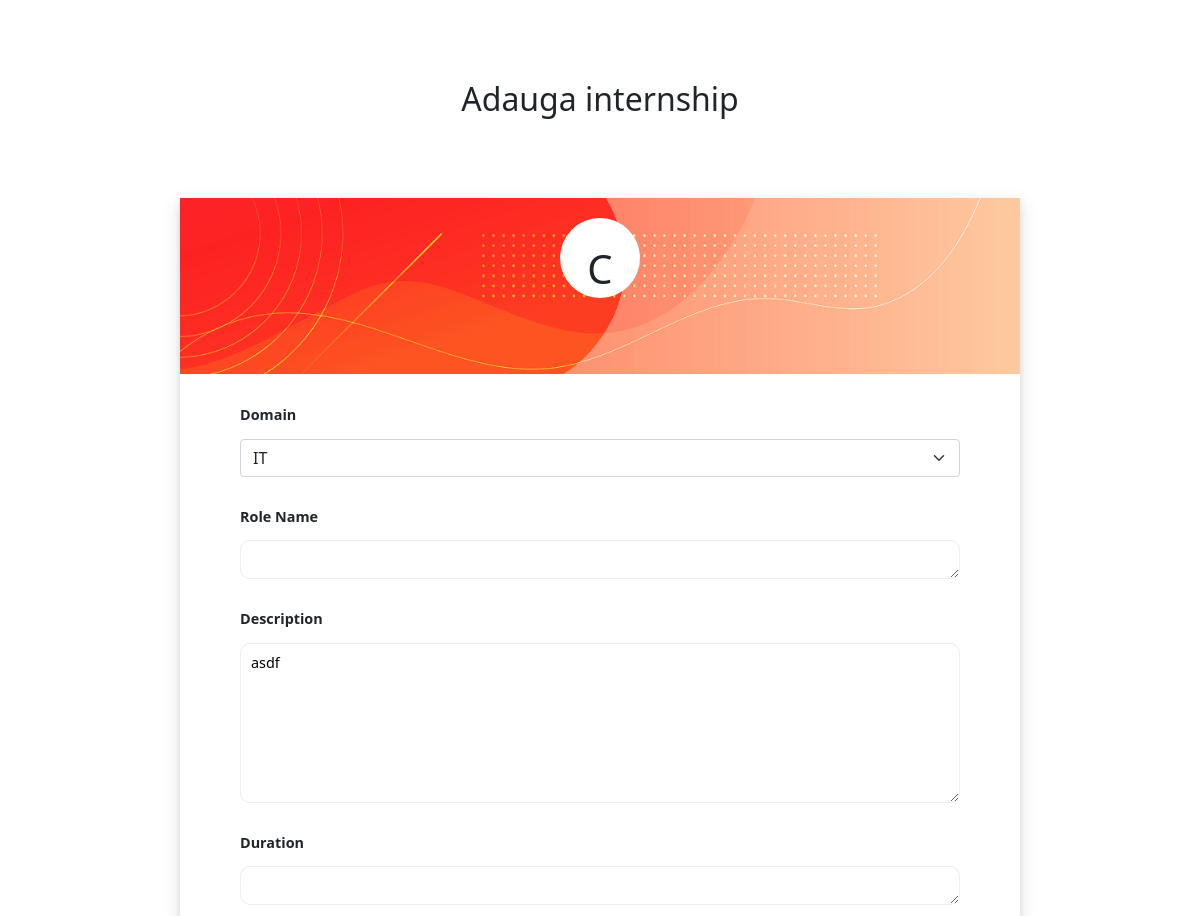
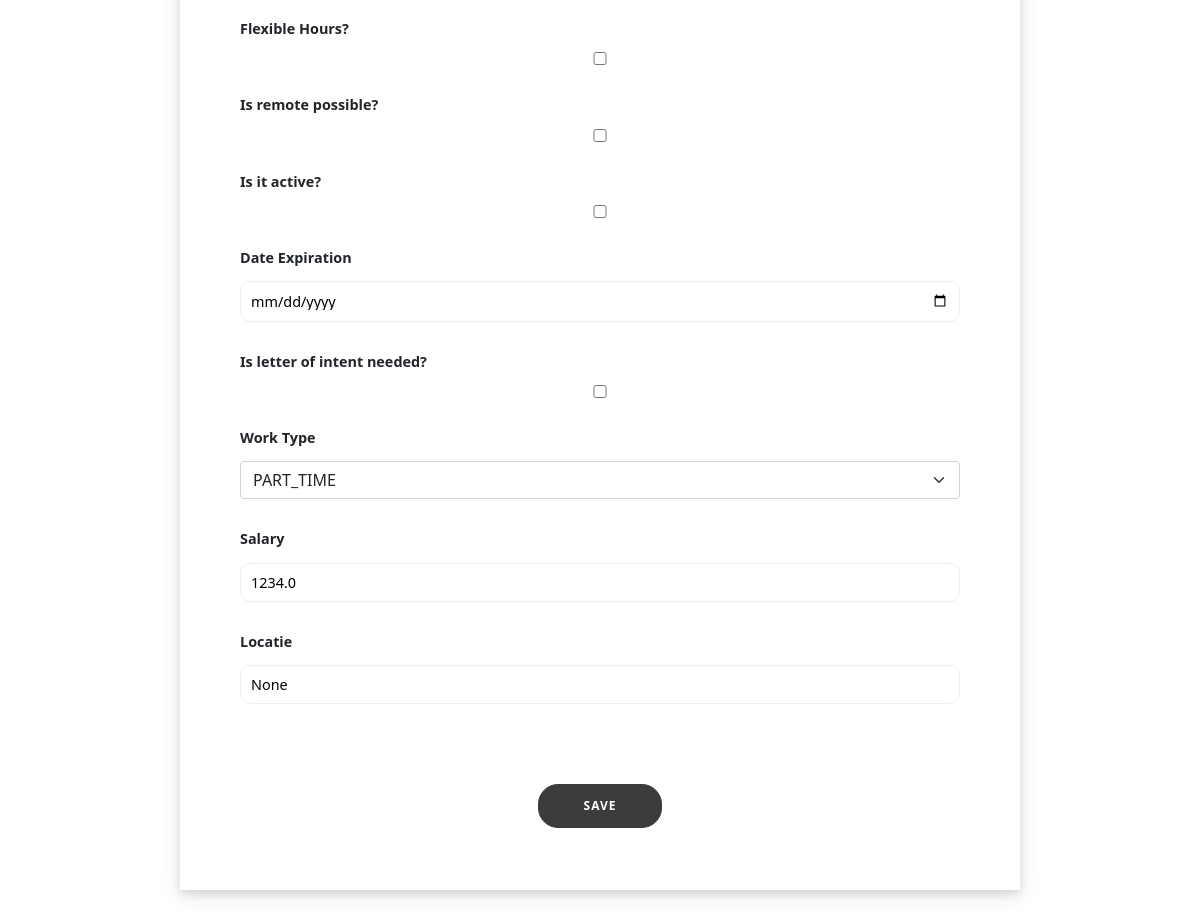
/companies/update/6/10 (signed in), run on the app's committed database (2 pictures, top to bottom).
### users/models.py (models this page shows, shortened)
class Internship(models.Model):
    active = models.BooleanField(default=False)
    role_name = models.CharField(max_length=50)
    description = models.CharField(max_length=250)
    date_posted = models.DateTimeField(default=now)
    date_expiration = models.DateTimeField()
    letter_of_intent_needed = models.BooleanField(default=False)
    flexible_hours = models.BooleanField(default=False)
    remote_possibility = models.BooleanField(default=False)
    duration = models.CharField(max_length=50)
    salary = models.IntegerField()
    paid = models.BooleanField(default=True)
    domain = models.IntegerField(choices=DomainTypes.choices(), default=DomainTypes.IT)
    type = models.CharField(max_length=50, choices=WorkTypes.choices(), default=WorkTypes.FULL_TIME)
    company = models.ForeignKey(Company, on_delete=models.CASCADE)
    location = models.ForeignKey(Location, on_delete=models.CASCADE)

### users/views.py (the view)
# urls.py: path('companies/update/<int:company_id>/<int:internship_id>', views.company_update_internship, name="update-internship"),
def company_update_internship(request, company_id, internship_id, *args, **kwargs):
    try:
        company = Company.objects.get(id=company_id)
        internship = Internship.objects.get(id=internship_id)
    except:
        raise Http404
    if request.method == 'POST':
        form = CompanyAddInternshipForm(request.POST)
        if form.is_valid():
            role_name = form.cleaned_data['role_name']
            description = form.cleaned_data['description']
            domain = form.cleaned_data['domain']
            date_expiration = form.cleaned_data['date_expiration']
            type = form.cleaned_data['type']
            remote_possibility = form.cleaned_data['remote_possibility']
            flexible_hours = form.cleaned_data['flexible_hours']
            letter_of_intent_needed = form.cleaned_data['letter_of_intent_needed']
            salary = form.cleaned_data['salary']
            location_name = form.cleaned_data['location']
            if form.cleaned_data['location'] != company.location.name:  # new location given
                new_location, created = Location.objects.get_or_create(name=form.cleaned_data['location'])
                if created:
                    new_location.save()
            Internship.objects.filter(id=internship_id).update(role_name=role_name, description=description,
                                                               domain=domain,
                                                               type=type, flexible_hours=flexible_hours,
                                                               remote_possibility=remote_possibility,
                                                               letter_of_intent_needed=letter_of_intent_needed,
                                                               date_expiration=date_expiration,
                                                               salary=salary, location=new_location, active=True,
                                                               company=company)
            return redirect("/companies/manage/{}".format(str(company_id)))
    else:
        internship_dict = internship_to_dict(internship)
        form = CompanyAddInternshipForm(initial=internship_dict)
    context = {
        'form': form,
        'company': company
    }
    return render(request, "pages/internship/add_internship.html", context=context, status=200)

### users/forms.py
class CompanyAddInternshipForm(forms.Form):
    description = forms.CharField(widget=forms.Textarea(attrs={"rows": 8, "cols": 80}))
    role_name = forms.CharField(widget=forms.Textarea(attrs={"rows": 1, "cols": 80}))
    duration = forms.CharField(widget=forms.Textarea(attrs={"rows": 1, "cols": 80}))
    date_expiration = forms.DateTimeField(widget=forms.DateTimeInput(attrs={'type': 'date'}))
    letter_of_intent_needed = forms.BooleanField(required=False, widget=forms.CheckboxInput())
    flexible_hours = forms.BooleanField(required=False, widget=forms.CheckboxInput())
    active = forms.BooleanField(required=False, widget=forms.CheckboxInput())
    remote_possibility = forms.BooleanField(required=False, widget=forms.CheckboxInput())
    salary = forms.IntegerField(widget=forms.NumberInput(attrs={'min': '0'}))
    domain = forms.ChoiceField(widget=forms.Select(), choices=DomainTypes.choices())
    type = forms.ChoiceField(widget=forms.Select(), choices=WorkTypes.choices())
    location = forms.CharField(max_length=50)

### users/views.py (called while the page is built)
def internship_to_dict(internship):
    internship_dict = model_to_dict(internship, fields=["active,"
                                                        "role_name",
                                                        "description", "date_posted", "date_expiration",
                                                        "letter_of_intent_needed", "flexible_hours",
                                                        "remote_possibility", "duration",
                                                        "salary", "paid", "domain", "type"])
    return internship_dict

### templates/pages/internship/add_internship.html (shortened to what this page needs)
{% extends 'base.html' %}
{% block stylesheet %}
    {% load static %}
    <link rel="stylesheet" type="text/css" href="{% static 'users/details/main.css' %}">
{% endblock stylesheet %}
{% block content %}
    {% load widget_tweaks %}
    {% if user.is_authenticated and user.is_company %}
        {% if user == company.user %}
            <div class="container">
                <h2 class="title-center">Adauga internship</h2>
            </div>
            <form class="form-container" method="post" action="">
                <div class="profile-container company-banner">
                        <div class="img-container">
                            <h4>C</h4>
                        </div>
                </div>
                <div class="details-container">
                    <div class="field-group">
                        <label class="details-title display-info">Domain</label>
                        {% render_field form.domain class="form-input form-select" value=form.domain.value %}
                    </div>
                    <div class="field-group">
                        <label class="details-title display-info">Role Name</label>
                        {% render_field form.role_name type="text" class="form-input" value=form.role_name.value %}
                    </div>
                    <div class="field-group">
                        <label class="details-title display-info">Description</label>
                        {% render_field form.description type="text" class="form-input" value=form.description.value %}
                    </div>
                    <div class="field-group">
                        <label class="details-title display-info">Duration</label>
                        {% render_field form.duration type="text" class="form-input" value=form.duration.value %}
                    </div>
                     <div class="field-group">
                        <label class="details-title display-info">Flexible Hours?</label>
                        {% render_field form.flexible_hours class="form-input" %}
                    </div>
                    <div class="field-group">
                        <label class="details-title display-info">Is remote possible?</label>
                        {% render_field form.remote_possibility class="form-input" %}
                    </div>
                    <div class="field-group">
                        <label class="details-title display-info">Is it active?</label>
                        {% render_field form.active class="form-input" %}
                    </div>
                    <div class="field-group">
                        <label class="details-title display-info">Date Expiration</label>
                        {% render_field form.date_expiration class="form-input" value=form.date_expiration.value %}
                    </div>
                    <div class="field-group">
                        <label class="details-title display-info">Is letter of intent needed?</label>
                        {% render_field form.letter_of_intent_needed class="form-input" %}
                    </div>
                    <div class="field-group">
                        <label class="details-title display-info">Work Type</label>
                        {% render_field form.type class="form-input form-select" value=form.type.value %}
                    </div>
                    <div class="field-group">
                        <label class="details-title display-info">Salary</label>
                        {% render_field form.salary class="form-input" value=form.salary.value %}
                    </div>
                    <div class="field-group">
                        <label class="details-title display-info">Locatie</label>
                        {% render_field form.location class="form-input" value=form.location.value %}
                    </div>
                    <input type="submit" name="submit" value="Save" class="submit-btn">
                    <br>
                </div>
            </form>
        {% else %}
            <p>Nu ai acces la aceasta pagina.</p>
        {% endif %}
    {% else %}
        <p>Trebuie sa fii conectact ca si companie pentru a accesa aceasta pagina.</p>
    {% endif %}
{% endblock content %}

### users/static/users/details/main.css (style rules this page uses)
:root { --color1: #FF4B2B; --color2: #F8F9F9; --color3: #3C3C3C; --color4: #FF994B; }
body { background-color: var(--color2); font-family: 'Montserrat', sans-serif; color: var(--color3); }
.title-center { text-align: center; margin-top: 10vh; }
.container { height: 100%; width: 100%; background-color: transparent; }
.form-container { font-size: 0.9rem; margin: auto; margin-top: 10vh; margin-bottom: 20vh; max-width: 70%; background-color: #fff; padding: 0; box-shadow: 0 4px 8px 0 rgba(0, 0, 0, 0.1), 0 6px 20px 0 rgba(0, 0, 0, 0.10); }
.profile-container { width: 100%; height: 22vh; background-color: red; margin: 0; padding: 10px 0; }
.company-banner { background-image: url('banner1.png'); background-size: 100%; background-repeat: no-repeat; }
.img-container { width: 80px; height: 80px; border-radius: 50%; padding: 10px; background-color: #fff; margin: 10px auto; }
.img-container h4 { text-align: center; margin-top: 17px; font-size: 2.5rem; }
.details-container { margin: 2vh auto; }
.field-group { padding: 0px 60px; line-height: 1.2; }
.display-info { display: inline-block; }
.details-title { font-weight: bolder; margin-right: 20px; text-align: justify; text-justify: inter-word; }
.form-input { display: block; width: 100%; margin: 15px 0; padding:10px; border-radius:10px; border: 1px solid #eee; transition: .3s border-color; }
.form-select { width: 50%; }
.field-group label { margin-top: 2vh; }
.field-group:last-of-type { margin-bottom: 10vh; }
.submit-btn { border-radius: 20px; border: 1px solid var(--color3); background-color: var(--color3); color: #FFFFFF; font-size: 12px; font-weight: bold; padding: 12px 45px; letter-spacing: 1px; text-transform: uppercase; display:block; margin: auto; text-align: center; margin-bottom: 5vh; }

### data on the page
Internship: domain "IT", description "asdf", type "PART_TIME", salary "1234.0", location "None"
